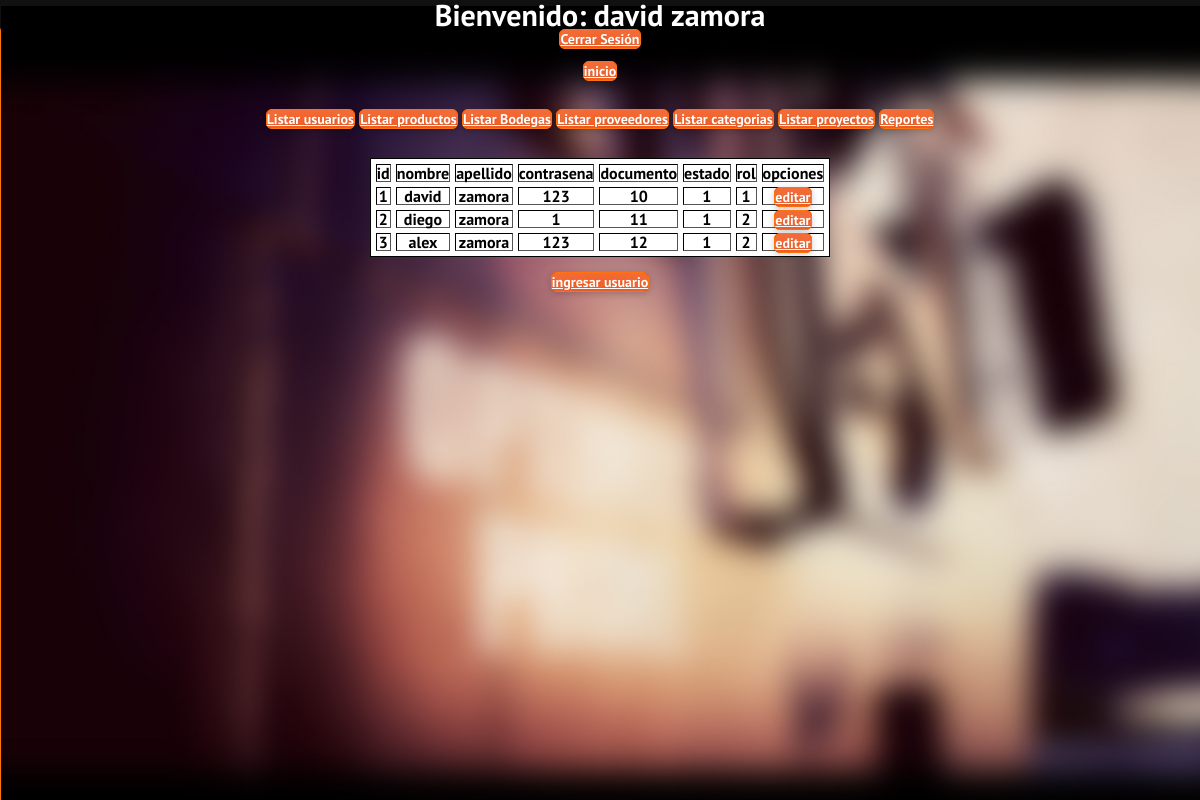
/listarUsuarios.php (signed in), run on the app's committed database.
### tables this page shows
CREATE TABLE `usuario` (
  `id` int(11) NOT NULL AUTO_INCREMENT,
  `nombre` varchar(45) NOT NULL,
  `apellido` varchar(45) NOT NULL,
  `contrasena` varchar(45) NOT NULL,
  `documento` varchar(45) NOT NULL,
  `estado` int(11) NOT NULL,
  `rol` int(11) NOT NULL,
  PRIMARY KEY (`id`),
  UNIQUE KEY `documento_UNIQUE` (`documento`)
);

### DAO/UsuarioDAO.php (called while the page is built, shortened)
<?php
	class UsuarioDAO{
		function listarUsuarios(){
			$con = conexion::getConexion();
			$query = $con->query("SELECT * FROM usuario")->fetchAll(PDO::FETCH_OBJ);
			return $query;
		}
	}
 ?>

### listarUsuarios.php (the view, shortened to what this page needs)
<?php
	require('DAO/UsuarioDAO.php');
	if(isset($_SESSION['rol']) || $_SESSION['rol'] === 1){
		$usuarioDAO = new UsuarioDAO();
		$listaUsuarios = $usuarioDAO->listarUsuarios();
 ?>
 <!DOCTYPE html>
 <html>
	 <head>
	 	<?php include("template/template.php"); ?>
	 </head>
	 <body>
	 	<table border="1" cellspacing="5" >
	 		<thead>
	 				<th>id</th>
	 				<th>nombre</th>
	 				<th>apellido</th>
	 				<th>contrasena</th>
	 				<th>documento</th>
	 				<th>estado</th>
	 				<th>rol</th>
	 				<th>opciones</th>
	 		</thead>
	 		<tbody>
	 			<?php foreach ($listaUsuarios as $usuarios): ?>
	 				<tr>
	 					<th><?php echo $usuarios->id; ?></th>
	 					<th><?php echo $usuarios->nombre; ?></th>
	 					<th><?php echo $usuarios->apellido; ?></th>
	 					<th><?php echo $usuarios->contrasena; ?></th>
	 					<th><?php echo $usuarios->documento; ?></th>
	 					<th><?php echo $usuarios->estado; ?></th>
	 					<th><?php echo $usuarios->rol; ?></th>
	 					<th><a href="editarUsuario.php?idUsuario=<?php echo $usuarios->id ?>">editar</a></th>
	 				</tr>
	 			<?php endforeach ?>
	 		</tbody>
	 	</table>
	 	<br>
	 	<a class="button" href="crearUsuario.php">ingresar usuario</a>
	 </body>
 </html>
<?php
		}
?>

### assets/css/supersized.css (style rules this page uses)
* { margin:0; padding:0; }
body { background:#111; height:100%; }

### assets/css/style.css (style rules this page uses)
body { background: #f8f8f8; font-family: 'PT Sans', Helvetica, Arial, sans-serif; text-align: center; color: #fff; }
button, a { cursor: pointer; width: 300px; height: 44px; margin-top: 25px; padding: 0; background: #ef4300; -moz-border-radius: 6px; -webkit-border-radius: 6px; border-radius: 6px; border: 1px solid #ff730e; -moz-box-shadow: 0 15px 30px 0 rgba(255,255,255,.25) inset, 0 2px 7px 0 rgba(0,0,0,.2); -webkit-box-shadow: 0 15px 30px 0 rgba(255,255,255,.25) inset, 0 2px 7px 0 rgba(0,0,0,.2); box-shadow: 0 15px 30px 0 rgba(255,255,255,.25) inset, 0 2px 7px 0 rgba(0,0,0,.2); font-family: 'PT Sans', Helvetica, Arial, sans-serif; font-size: 14px; font-weight: 700; color: #fff; text-shadow: 0 1px 2px rgba(0,0,0,.1); -o-transition: all .2s; -moz-transition: all .2s; -webkit-transition: all .2s; -ms-transition: all .2s; }

### data on the page
usuario: id "1", nombre "david", apellido "zamora", contrasena "123", documento "10", estado "1", rol "1"
usuario: id "2", nombre "diego", apellido "zamora", contrasena "1", documento "11", estado "1", rol "2"
usuario: id "3", nombre "alex", apellido "zamora", contrasena "123", documento "12", estado "1", rol "2"
